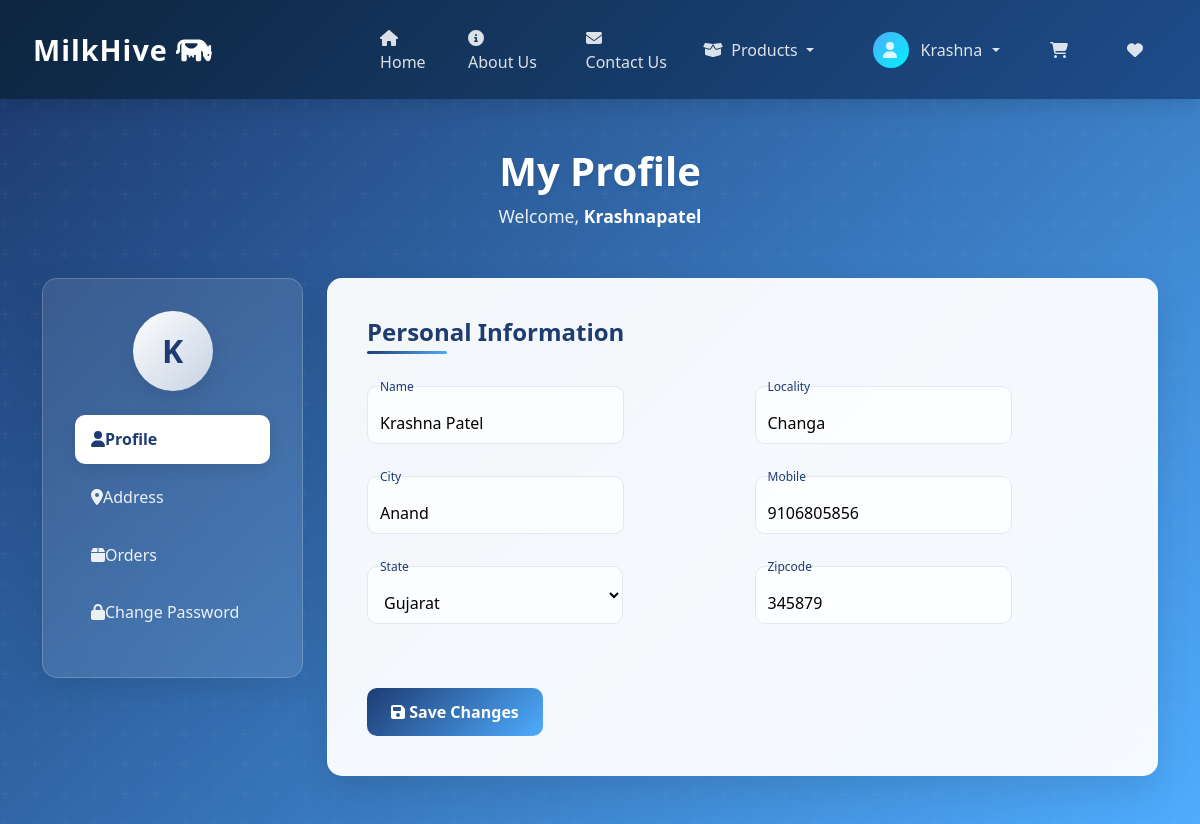
/profile/ (signed in), run on the app's committed database.
### app/models.py (models this page shows, shortened)
class Customer(models.Model):
    user = models.ForeignKey(User,on_delete=models.CASCADE)
    name = models.CharField(max_length=200)
    locality = models.CharField(max_length=200)
    city = models.CharField(max_length=200)
    mobile = models.IntegerField(default=0)
    zipcode = models.IntegerField(default=0)
    state = models.CharField(choices=STATE_CHOICES, max_length=100)

### app/views.py (the view, shortened to what this page needs)
# urls.py: path("profile/", views.ProfileView.as_view(),name="profile"), #as_view is used for the class
class ProfileView(View):
    def get(self,request):
        if not request.user.is_authenticated:
            return redirect('login')
        try:
            customer = Customer.objects.filter(user=request.user).first()
            if customer:
                form = CustomerProfileForm(instance=customer)
            else:
                form = CustomerProfileForm()
        except:
            form = CustomerProfileForm()
        orders_count = OrderPlaced.objects.filter(user=request.user).count()
        saved_addresses = Customer.objects.filter(user=request.user).count()
        recent_orders = OrderPlaced.objects.filter(user=request.user).order_by('-ordered_date')[:3]
        context = {
            'form': form,
            'customer': customer,
            'orders_count': orders_count,
            'saved_addresses': saved_addresses,
            'recent_orders': recent_orders,
            'user': request.user
        }
        return render(request, 'app/profile.html', context)

### app/forms.py
class CustomerProfileForm(forms.ModelForm):
    class Meta:
        model = Customer
        fields=['name','locality','city','mobile','state','zipcode']
        widget={
            'name':forms.TextInput(attrs={'class':'form-control'}),
            'locality':forms.TextInput(attrs={'class':'form-control'}),
            'city':forms.TextInput(attrs={'class':'form-control'}),
            'mobile':forms.NumberInput(attrs={'class':'form-control'}),
            'state':forms.Select(attrs={'class':'form-control'}),
            'zipcode':forms.NumberInput(attrs={'class':'form-control'}),
            }

### app/templates/app/profile.html (shortened to what this page needs)
{% extends "app/base.html" %}
{% load static %}
{% block main-content %}
<div class="profile-container">
    <div class="container">
        <div class="profile-header animate__animated animate__fadeInDown">
            <h1 class="profile-title">My Profile</h1>
            <div class="profile-welcome">Welcome, <span class="user-name text-capitalize">{{ request.user }}</span></div>
        </div>
        <div class="row profile-content">
            <div class="col-lg-3 col-md-4">
                <div class="profile-sidebar animate__animated animate__fadeInLeft">
                    <div class="user-avatar">
                        <div class="avatar-circle">
                            <span>{{ request.user.username.0|upper }}</span>
                        </div>
                    </div>
                    <div class="sidebar-menu">
                        <a href="{% url 'profile' %}" class="menu-item active">
                            <i class="fas fa-user"></i> Profile
                        </a>
                        <a href="{% url 'address' %}" class="menu-item">
                            <i class="fas fa-map-marker-alt"></i> Address
                        </a>
                        <a href="{% url 'orders' %}" class="menu-item">
                            <i class="fas fa-box"></i> Orders
                        </a>
                        <a href="{% url 'passwordchange' %}" class="menu-item">
                            <i class="fas fa-lock"></i> Change Password
                        </a>
                    </div>
                </div>
            </div>
            <div class="col-lg-9 col-md-8">
                <div class="profile-form-container animate__animated animate__fadeInRight">
                    <form action="" method="post">
                        <h2 class="form-title">Personal Information</h2>
                        <div class="row">
                            {% for fm in form %}
                                <div class="col-md-6 mb-4">
                                    <div class="form-floating">
                                        {{ fm }}
                                        <label for="{{ fm.id_for_label }}">{{ fm.label }}</label>
                                    </div>
                                </div>
                            {% endfor %}
                        </div>
                        <div class="form-actions">
                            <button type="submit" class="btn submit-btn">
                                <i class="fas fa-save"></i> Save Changes
                            </button>
                        </div>
                    </form>
                </div>
            </div>
        </div>
    </div>
</div>
{% endblock main-content %}

### app/static/app/css/style.css (style rules this page uses)
.goodnessseccont img,a { width:100%; }

### app/templates/app/profile.html (style rules this page uses)
.profile-container { background: linear-gradient(135deg, #1e3c72, #4facfe); min-height: 85vh; padding: 3rem 0; position: relative; overflow: hidden; }
.profile-container::before { content: ''; position: absolute; top: 0; left: 0; width: 100%; height: 100%; opacity: 0.5; }
.profile-header { text-align: center; margin-bottom: 3rem; }
.profile-title { color: #ffffff; font-weight: 700; font-size: 2.5rem; margin-bottom: 0.5rem; text-shadow: 0 2px 4px rgba(0, 0, 0, 0.1); }
.profile-welcome { color: rgba(255, 255, 255, 0.9); font-size: 1.1rem; }
.user-name { font-weight: 600; color: #ffffff; }
.profile-content { position: relative; z-index: 1; }
.profile-sidebar { background: rgba(255, 255, 255, 0.1); backdrop-filter: blur(10px); border-radius: 15px; padding: 2rem; margin-bottom: 2rem; border: 1px solid rgba(255, 255, 255, 0.2); box-shadow: 0 8px 32px rgba(0, 0, 0, 0.1); }
.user-avatar { display: flex; justify-content: center; margin-bottom: 1.5rem; }
.avatar-circle { width: 80px; height: 80px; border-radius: 50%; background: linear-gradient(135deg, #ffffff, rgba(255, 255, 255, 0.7)); display: flex; align-items: center; justify-content: center; font-size: 2rem; font-weight: 700; color: #1e3c72; box-shadow: 0 8px 20px rgba(0, 0, 0, 0.1); }
.sidebar-menu { display: flex; flex-direction: column; }
.menu-item { padding: 0.8rem 1rem; border-radius: 10px; color: rgba(255, 255, 255, 0.9); text-decoration: none; transition: all 0.3s ease; margin-bottom: 0.5rem; display: flex; align-items: center; }
.menu-item.active { background: #ffffff; color: #1e3c72; font-weight: 600; box-shadow: 0 4px 15px rgba(0, 0, 0, 0.1); }
.profile-form-container { background: rgba(255, 255, 255, 0.95); border-radius: 15px; padding: 2.5rem; box-shadow: 0 15px 35px rgba(0, 0, 0, 0.1); height: 100%; }
.form-title { color: #1e3c72; font-weight: 700; margin-bottom: 2rem; font-size: 1.5rem; position: relative; padding-bottom: 0.5rem; }
.form-title::after { content: ''; position: absolute; bottom: 0; left: 0; width: 80px; height: 3px; background: linear-gradient(135deg, #1e3c72, #4facfe); border-radius: 3px; }
.form-floating { margin-bottom: 0.5rem; position: relative; }
.form-floating input, .form-floating select { border-radius: 10px; border: 1px solid #e2e8f0; padding: 1.5rem 0.75rem 0.5rem; height: calc(3.5rem + 2px); background-color: rgba(255, 255, 255, 0.8); font-size: 1rem; }
.form-floating label { position: absolute; top: 0; left: 0; padding: 0.5rem 0.75rem; font-size: 0.85rem; color: #64748b; pointer-events: none; transition: all 0.2s ease; }
.form-floating input:focus ~ label, .form-floating input:not(:placeholder-shown) ~ label, .form-floating select:focus ~ label, .form-floating select:not(:placeholder-shown) ~ label { transform: translateY(-30%); font-size: 0.75rem; color: #1e3c72; }
.form-actions { margin-top: 2rem; }
.submit-btn { background: linear-gradient(135deg, #1e3c72, #4facfe); color: white; border: none; border-radius: 10px; padding: 0.75rem 1.5rem; font-weight: 600; font-size: 1rem; transition: all 0.3s ease; }

### data on the page
Customer: form "Krashna Patel" "Changa" "Anand" "9106805856" "Gujarat" "345879"

### other printed values
{{ request.user }} "Krashnapatel"
{{ request.user.username.0|upper }} "K"
{{ fm.label }} "Name" "Locality" "City" "Mobile" "State" "Zipcode"
